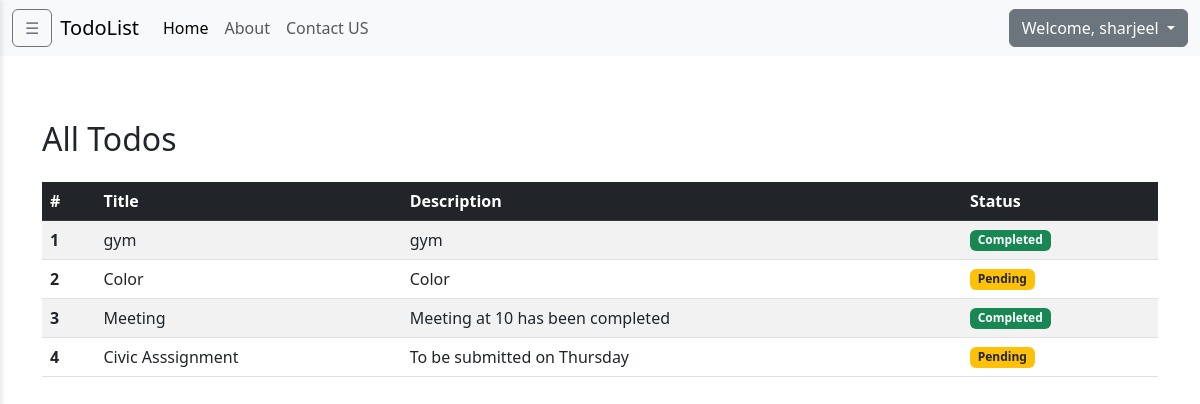
Page /ilist/viewTodo (signed in) on the earlier database version.
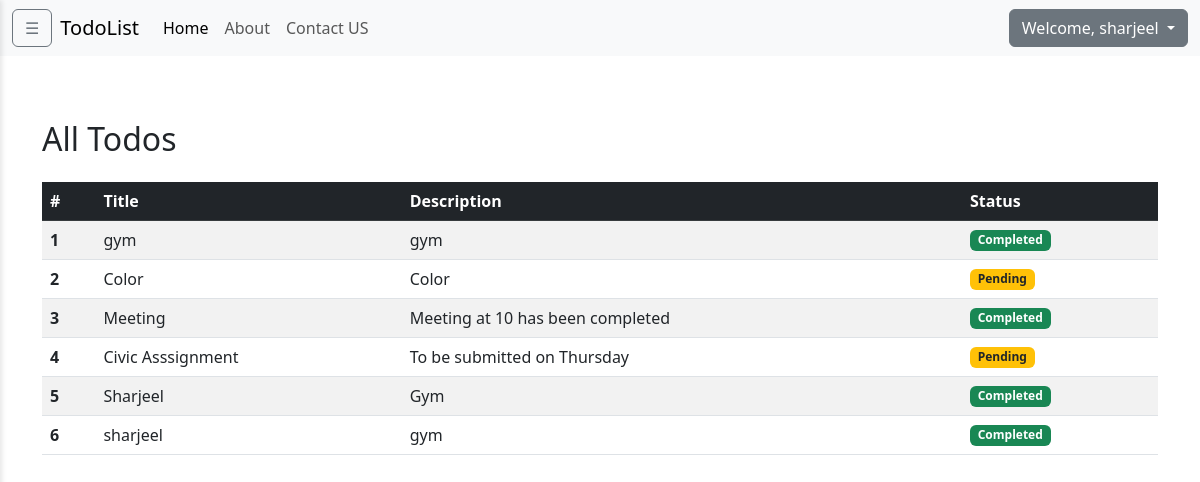
Same page on the later database version.
### ilist/models.py (models this page shows, shortened)
class Todo(models.Model):
    todo_id = models.AutoField(primary_key=True)
    title = models.CharField(max_length=20)
    content = models.TextField()
    status = models.ForeignKey(Status, on_delete=models.CASCADE)

class Status(models.Model):
    statusName = models.CharField(max_length=20)

### ilist/views.py (the view)
# urls.py: path('viewTodo', views.displayTodo, name='displayTodo')
def displayTodo(request):
    alllist = Todo.objects.all()
    context = {
        'allList':alllist
    }
    return render(request, 'todo/viewAll.html', context)

### templates/todo/viewAll.html (shortened to what this page needs)
{% extends "base.html" %}
{% block body %}
{% if user.is_authenticated %}
<div class="container mt-4">
  <h2 class="mb-4">All Todos</h2>
  <div class="table-responsive">
    <table class="table table-striped table-hover align-middle">
      <thead class="table-dark">
        <tr>
          <th scope="col">#</th>
          <th scope="col">Title</th>
          <th scope="col">Description</th>
          <th scope="col">Status</th>
        </tr>
      </thead>
      <tbody>
        {% for list in allList %}
        <tr>
          <th scope="row">{{ forloop.counter }}</th>
          <td>{{ list.title }}</td>
          <td>{{ list.content }}</td>
          {% if list.status.statusName == "Completed" %}
            <td><span class="badge bg-success">{{ list.status.statusName }}</span></td>
          {% else %}
            <td><span class="badge bg-warning text-dark">{{ list.status.statusName }}</span></td>
          {% endif %}
        </tr>
        {% endfor %}
      </tbody>
    </table>
  </div>
</div>
{% endif %}
{% endblock body %}

### templates/base.html (shortened to what this page needs)
<html lang="en">
<head>
  <link href="https://cdn.jsdelivr.net/npm/bootstrap@5.3.0/dist/css/bootstrap.min.css" rel="stylesheet" />
</head>
<body>
  <nav class="navbar navbar-expand-lg bg-body-tertiary">
    <div class="container-fluid">
      <button id="sidebarToggle" class="btn btn-outline-secondary me-2" type="button">
        ☰
      </button>
      <a class="navbar-brand" href="/">TodoList</a>
      <div class="collapse navbar-collapse" id="navbarSupportedContent">
        <ul class="navbar-nav me-auto mb-2 mb-lg-0">
          <li class="nav-item">
            <a class="nav-link active" aria-current="page" href="/">Home</a>
          </li>
          <li class="nav-item">
            <a class="nav-link" href="/about">About</a>
          </li>
          <li class="nav-item">
            <a class="nav-link" href="/contact">Contact US</a>
          </li>
        </ul>
        {% if user.is_authenticated %}
        <div class="ms-3 dropdown">
          <button class="btn btn-secondary dropdown-toggle" type="button" id="userDropdown" data-bs-toggle="dropdown"
            aria-expanded="false">
            Welcome, {{ request.user }}
          </button>
        </div>
        {% endif %}
      </div>
    </div>
  </nav>
  <div class="container-fluid p-4">
    {% block body %}{% endblock body %}
  </div>
</body>
</html>

Differences in the rows shown:
added Todo: title "Sharjeel", content "Gym", status.statusName "Completed"
added Todo: title "sharjeel", content "gym", status.statusName "Completed"
